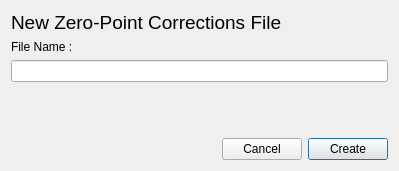
<?xml version="1.0" encoding="UTF-8"?>
<ui version="4.0">
 <class>Euclid::PhzQtUI::DialogZeroPointName</class>
 <widget class="QDialog" name="Euclid::PhzQtUI::DialogZeroPointName">
  <property name="windowModality">
   <enum>Qt::ApplicationModal</enum>
  </property>
  <property name="geometry">
   <rect>
    <x>0</x>
    <y>0</y>
    <width>399</width>
    <height>171</height>
   </rect>
  </property>
  <property name="windowTitle">
   <string>New Correction File</string>
  </property>
  <layout class="QVBoxLayout" name="verticalLayout">
   <item>
    <widget class="QLabel" name="label_13">
     <property name="font">
      <font>
       <pointsize>14</pointsize>
      </font>
     </property>
     <property name="text">
      <string>New Zero-Point Corrections File</string>
     </property>
    </widget>
   </item>
   <item>
    <widget class="QLabel" name="label">
     <property name="text">
      <string>File Name :</string>
     </property>
    </widget>
   </item>
   <item>
    <widget class="QLineEdit" name="txt_name"/>
   </item>
   <item>
    <spacer name="verticalSpacer">
     <property name="orientation">
      <enum>Qt::Vertical</enum>
     </property>
     <property name="sizeHint" stdset="0">
      <size>
       <width>20</width>
       <height>23</height>
      </size>
     </property>
    </spacer>
   </item>
   <item>
    <layout class="QHBoxLayout" name="horizontalLayout">
     <item>
      <spacer name="horizontalSpacer_2">
       <property name="orientation">
        <enum>Qt::Horizontal</enum>
       </property>
       <property name="sizeHint" stdset="0">
        <size>
         <width>40</width>
         <height>20</height>
        </size>
       </property>
      </spacer>
     </item>
     <item>
      <widget class="QPushButton" name="btn_cancel">
       <property name="text">
        <string>Cancel</string>
       </property>
      </widget>
     </item>
     <item>
      <widget class="QPushButton" name="btn_create">
       <property name="text">
        <string>Create</string>
       </property>
       <property name="autoDefault">
        <bool>false</bool>
       </property>
       <property name="default">
        <bool>true</bool>
       </property>
      </widget>
     </item>
    </layout>
   </item>
  </layout>
 </widget>
 <resources/>
 <connections/>
</ui>
